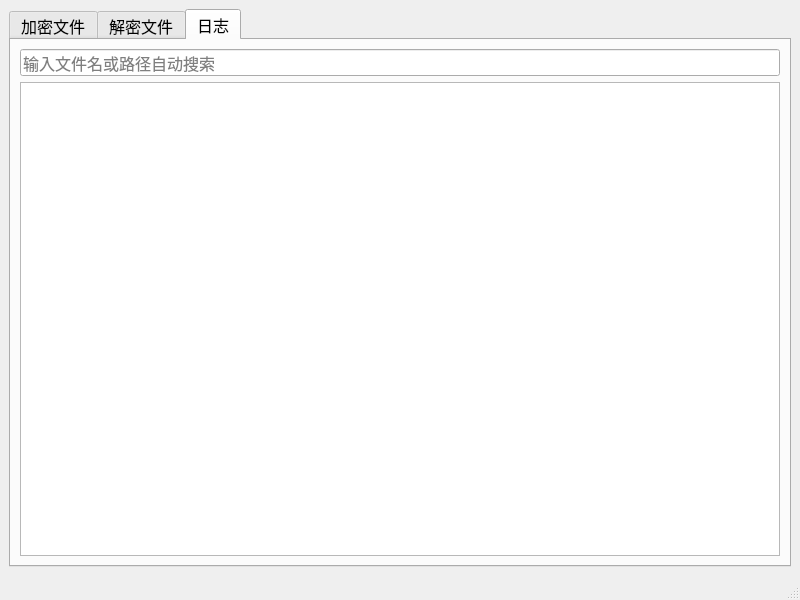
<?xml version="1.0" encoding="UTF-8"?>
<ui version="4.0">
 <class>MainWindow</class>
 <widget class="QMainWindow" name="MainWindow">
  <property name="geometry">
   <rect>
    <x>0</x>
    <y>0</y>
    <width>800</width>
    <height>600</height>
   </rect>
  </property>
  <property name="font">
   <font>
    <pointsize>12</pointsize>
   </font>
  </property>
  <property name="windowTitle">
   <string>SimpleEncryption</string>
  </property>
  <widget class="QWidget" name="centralwidget">
   <layout class="QGridLayout" name="gridLayout">
    <item row="0" column="0">
     <widget class="QTabWidget" name="tabWidget">
      <property name="currentIndex">
       <number>2</number>
      </property>
      <widget class="QWidget" name="tabEncrypt">
       <attribute name="title">
        <string>加密文件</string>
       </attribute>
       <layout class="QGridLayout" name="gridLayout_2">
        <item row="0" column="0">
         <widget class="QStackedWidget" name="stackedWidgetEncrypt">
          <widget class="QWidget" name="page">
           <layout class="QVBoxLayout" name="verticalLayout">
            <item>
             <layout class="QVBoxLayout" name="verticalLayout_2"/>
            </item>
            <item>
             <layout class="QHBoxLayout" name="horizontalLayout_2">
              <item>
               <widget class="QPushButton" name="btnSelectFile">
                <property name="minimumSize">
                 <size>
                  <width>160</width>
                  <height>100</height>
                 </size>
                </property>
                <property name="maximumSize">
                 <size>
                  <width>160</width>
                  <height>100</height>
                 </size>
                </property>
                <property name="text">
                 <string>选择文件</string>
                </property>
               </widget>
              </item>
             </layout>
            </item>
            <item>
             <layout class="QVBoxLayout" name="verticalLayout_3"/>
            </item>
           </layout>
          </widget>
          <widget class="QWidget" name="page_2">
           <layout class="QVBoxLayout" name="verticalLayout_4">
            <item>
             <widget class="QGroupBox" name="groupBoxFileInfo">
              <property name="title">
               <string/>
              </property>
              <layout class="QFormLayout" name="formLayout">
               <item row="0" column="0">
                <widget class="QLabel" name="labelFileName">
                 <property name="text">
                  <string>文件名：</string>
                 </property>
                </widget>
               </item>
               <item row="0" column="1">
                <widget class="QLabel" name="labelFileNameValue">
                 <property name="text">
                  <string/>
                 </property>
                 <property name="wordWrap">
                  <bool>true</bool>
                 </property>
                </widget>
               </item>
               <item row="1" column="0">
                <widget class="QLabel" name="labelFilePath">
                 <property name="text">
                  <string>文件路径：</string>
                 </property>
                </widget>
               </item>
               <item row="1" column="1">
                <widget class="QLabel" name="labelFilePathValue">
                 <property name="text">
                  <string/>
                 </property>
                 <property name="wordWrap">
                  <bool>true</bool>
                 </property>
                </widget>
               </item>
               <item row="2" column="0">
                <widget class="QLabel" name="labelFileSize">
                 <property name="text">
                  <string>文件大小：</string>
                 </property>
                </widget>
               </item>
               <item row="2" column="1">
                <widget class="QLabel" name="labelFileSizeValue">
                 <property name="text">
                  <string/>
                 </property>
                </widget>
               </item>
               <item row="3" column="0">
                <widget class="QLabel" name="labelFileHash">
                 <property name="text">
                  <string>SHA256：</string>
                 </property>
                </widget>
               </item>
               <item row="3" column="1">
                <widget class="QLabel" name="labelFileHashValue">
                 <property name="text">
                  <string>暂未计算</string>
                 </property>
                </widget>
               </item>
              </layout>
             </widget>
            </item>
            <item>
             <layout class="QHBoxLayout" name="horizontalLayout">
              <item>
               <widget class="QPushButton" name="btnBack">
                <property name="text">
                 <string>重新选择文件</string>
                </property>
               </widget>
              </item>
              <item>
               <widget class="QPushButton" name="btnEncrypt">
                <property name="text">
                 <string>开始</string>
                </property>
               </widget>
              </item>
             </layout>
            </item>
           </layout>
          </widget>
         </widget>
        </item>
       </layout>
      </widget>
      <widget class="QWidget" name="tabDecrypt">
       <attribute name="title">
        <string>解密文件</string>
       </attribute>
       <layout class="QGridLayout" name="gridLayout_3">
        <item row="0" column="0">
         <widget class="QStackedWidget" name="stackedWidgetDecrypt">
          <widget class="QWidget" name="page_3">
           <layout class="QVBoxLayout" name="verticalLayout_5">
            <item>
             <layout class="QVBoxLayout" name="verticalLayout_6"/>
            </item>
            <item>
             <layout class="QHBoxLayout" name="horizontalLayout_3">
              <item>
               <widget class="QPushButton" name="btnSelectDecryptFile">
                <property name="minimumSize">
                 <size>
                  <width>160</width>
                  <height>100</height>
                 </size>
                </property>
                <property name="maximumSize">
                 <size>
                  <width>160</width>
                  <height>100</height>
                 </size>
                </property>
                <property name="text">
                 <string>选择文件</string>
                </property>
               </widget>
              </item>
             </layout>
            </item>
            <item>
             <layout class="QVBoxLayout" name="verticalLayout_7"/>
            </item>
           </layout>
          </widget>
          <widget class="QWidget" name="page_4">
           <layout class="QVBoxLayout" name="verticalLayout_8">
            <item>
             <widget class="QGroupBox" name="groupBoxDecryptFileInfo">
              <property name="title">
               <string/>
              </property>
              <layout class="QFormLayout" name="formLayout_2">
               <item row="0" column="0">
                <widget class="QLabel" name="labelDecryptFileName">
                 <property name="text">
                  <string>文件名：</string>
                 </property>
                </widget>
               </item>
               <item row="0" column="1">
                <widget class="QLabel" name="labelDecryptFileNameValue">
                 <property name="text">
                  <string/>
                 </property>
                 <property name="wordWrap">
                  <bool>true</bool>
                 </property>
                </widget>
               </item>
               <item row="1" column="0">
                <widget class="QLabel" name="labelDecryptFilePath">
                 <property name="text">
                  <string>文件路径：</string>
                 </property>
                </widget>
               </item>
               <item row="1" column="1">
                <widget class="QLabel" name="labelDecryptFilePathValue">
                 <property name="text">
                  <string/>
                 </property>
                 <property name="wordWrap">
                  <bool>true</bool>
                 </property>
                </widget>
               </item>
               <item row="2" column="0">
                <widget class="QLabel" name="labelDecryptFileSize">
                 <property name="text">
                  <string>文件大小：</string>
                 </property>
                </widget>
               </item>
               <item row="2" column="1">
                <widget class="QLabel" name="labelDecryptFileSizeValue">
                 <property name="text">
                  <string/>
                 </property>
                </widget>
               </item>
               <item row="3" column="0">
                <widget class="QLabel" name="labelDecryptKey">
                 <property name="text">
                  <string>解密密钥：</string>
                 </property>
                </widget>
               </item>
               <item row="3" column="1">
                <widget class="QLineEdit" name="lineEditDecryptKey">
                 <property name="placeholderText">
                  <string>请输入32位十六进制密钥</string>
                 </property>
                </widget>
               </item>
              </layout>
             </widget>
            </item>
            <item>
             <layout class="QHBoxLayout" name="horizontalLayout_4">
              <item>
               <widget class="QPushButton" name="btnDecryptBack">
                <property name="text">
                 <string>重新选择文件</string>
                </property>
               </widget>
              </item>
              <item>
               <widget class="QPushButton" name="btnDecrypt">
                <property name="text">
                 <string>开始</string>
                </property>
               </widget>
              </item>
             </layout>
            </item>
           </layout>
          </widget>
         </widget>
        </item>
       </layout>
      </widget>
      <widget class="QWidget" name="tabLogs">
       <attribute name="title">
        <string>日志</string>
       </attribute>
       <layout class="QVBoxLayout" name="verticalLayout_9">
        <item>
         <layout class="QHBoxLayout" name="horizontalLayout_6">
          <item>
           <widget class="QLineEdit" name="lineEditSearch">
            <property name="placeholderText">
             <string>输入文件名或路径自动搜索</string>
            </property>
           </widget>
          </item>
         </layout>
        </item>
        <item>
         <!-- 将 QTextEdit 替换为 QListWidget，便于条目操作 -->
         <widget class="QListWidget" name="listWidgetLogs">
         </widget>
        </item>
        <!-- 删除下方所有按钮 -->
       </layout>
      </widget>
     </widget>
    </item>
   </layout>
  </widget>
  <widget class="QMenuBar" name="menubar">
   <property name="geometry">
    <rect>
     <x>0</x>
     <y>0</y>
     <width>800</width>
     <height>22</height>
    </rect>
   </property>
  </widget>
  <widget class="QStatusBar" name="statusbar"/>
 </widget>
 <resources/>
 <connections/>
</ui>
